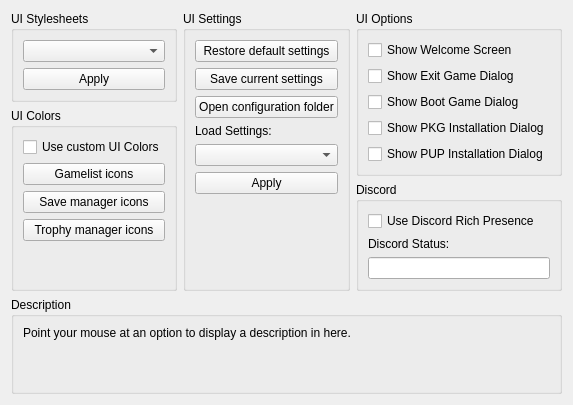
     <widget class="QWidget" name="guiTab">
      <attribute name="title">
       <string>GUI</string>
      </attribute>
      <layout class="QVBoxLayout" name="verticalLayout_43">
       <item>
        <layout class="QHBoxLayout" name="horizontalLayout_2" stretch="1,1,1">
         <item>
          <layout class="QVBoxLayout" name="verticalLayout_9">
           <item>
            <widget class="QGroupBox" name="gb_stylesheets">
             <property name="title">
              <string>UI Stylesheets</string>
             </property>
             <layout class="QVBoxLayout" name="verticalLayout_55">
              <item>
               <widget class="QComboBox" name="combo_stylesheets"/>
              </item>
              <item>
               <widget class="QPushButton" name="pb_apply_stylesheet">
                <property name="text">
                 <string>Apply</string>
                </property>
               </widget>
              </item>
             </layout>
            </widget>
           </item>
           <item>
            <layout class="QVBoxLayout" name="verticalLayout_10">
             <item>
              <widget class="QGroupBox" name="gb_colors">
               <property name="title">
                <string>UI Colors</string>
               </property>
               <layout class="QVBoxLayout" name="verticalLayout_13">
                <item>
                 <widget class="QCheckBox" name="cb_custom_colors">
                  <property name="text">
                   <string>Use custom UI Colors</string>
                  </property>
                 </widget>
                </item>
                <item>
                 <widget class="QPushButton" name="pb_gl_icon_color">
                  <property name="text">
                   <string>Gamelist icons</string>
                  </property>
                 </widget>
                </item>
                <item>
                 <widget class="QPushButton" name="pb_sd_icon_color">
                  <property name="text">
                   <string>Save manager icons</string>
                  </property>
                 </widget>
                </item>
                <item>
                 <widget class="QPushButton" name="pb_tr_icon_color">
                  <property name="text">
                   <string>Trophy manager icons</string>
                  </property>
                 </widget>
                </item>
                <item>
                 <spacer name="verticalSpacer_5">
                  <property name="orientation">
                   <enum>Qt::Vertical</enum>
                  </property>
                  <property name="sizeType">
                   <enum>QSizePolicy::MinimumExpanding</enum>
                  </property>
                  <property name="sizeHint" stdset="0">
                   <size>
                    <width>0</width>
                    <height>0</height>
                   </size>
                  </property>
                 </spacer>
                </item>
               </layout>
              </widget>
             </item>
            </layout>
           </item>
          </layout>
         </item>
         <item>
          <layout class="QVBoxLayout" name="verticalLayout_8">
           <item>
            <widget class="QGroupBox" name="gb_settings">
             <property name="title">
              <string>UI Settings</string>
             </property>
             <layout class="QVBoxLayout" name="verticalLayout_42">
              <item>
               <widget class="QPushButton" name="pb_reset_default">
                <property name="text">
                 <string>Restore default settings</string>
                </property>
               </widget>
              </item>
              <item>
               <widget class="QPushButton" name="pb_backup_config">
                <property name="text">
                 <string>Save current settings</string>
                </property>
               </widget>
              </item>
              <item>
               <widget class="QPushButton" name="pb_open_folder">
                <property name="text">
                 <string>Open configuration folder</string>
                </property>
               </widget>
              </item>
              <item>
               <widget class="QLabel" name="label">
                <property name="text">
                 <string>Load Settings:</string>
                </property>
               </widget>
              </item>
              <item>
               <widget class="QComboBox" name="combo_configs"/>
              </item>
              <item>
               <widget class="QPushButton" name="pb_apply_config">
                <property name="text">
                 <string>Apply</string>
                </property>
               </widget>
              </item>
              <item>
               <spacer name="verticalSpacer_15">
                <property name="orientation">
                 <enum>Qt::Vertical</enum>
                </property>
                <property name="sizeType">
                 <enum>QSizePolicy::MinimumExpanding</enum>
                </property>
                <property name="sizeHint" stdset="0">
                 <size>
                  <width>0</width>
                  <height>0</height>
                 </size>
                </property>
               </spacer>
              </item>
             </layout>
            </widget>
           </item>
          </layout>
         </item>
         <item>
          <layout class="QVBoxLayout" name="verticalLayout_66">
           <item>
            <widget class="QGroupBox" name="gb_gui_options">
             <property name="title">
              <string>UI Options</string>
             </property>
             <layout class="QVBoxLayout" name="verticalLayout_65">
              <item>
               <widget class="QCheckBox" name="cb_show_welcome">
                <property name="text">
                 <string>Show Welcome Screen</string>
                </property>
               </widget>
              </item>
              <item>
               <widget class="QCheckBox" name="cb_show_exit_game">
                <property name="text">
                 <string>Show Exit Game Dialog</string>
                </property>
               </widget>
              </item>
              <item>
               <widget class="QCheckBox" name="cb_show_boot_game">
                <property name="text">
                 <string>Show Boot Game Dialog</string>
                </property>
               </widget>
              </item>
              <item>
               <widget class="QCheckBox" name="cb_show_pkg_install">
                <property name="text">
                 <string>Show PKG Installation Dialog</string>
                </property>
               </widget>
              </item>
              <item>
               <widget class="QCheckBox" name="cb_show_pup_install">
                <property name="text">
                 <string>Show PUP Installation Dialog</string>
                </property>
               </widget>
              </item>
              <item>
               <spacer name="verticalSpacer_17">
                <property name="orientation">
                 <enum>Qt::Vertical</enum>
                </property>
                <property name="sizeType">
                 <enum>QSizePolicy::MinimumExpanding</enum>
                </property>
                <property name="sizeHint" stdset="0">
                 <size>
                  <width>0</width>
                  <height>0</height>
                 </size>
                </property>
               </spacer>
              </item>
             </layout>
            </widget>
           </item>
           <item>
            <widget class="QGroupBox" name="gb_discord">
             <property name="title">
              <string>Discord</string>
             </property>
             <layout class="QVBoxLayout" name="verticalLayout_68">
              <item>
               <widget class="QCheckBox" name="useRichPresence">
                <property name="text">
                 <string>Use Discord Rich Presence</string>
                </property>
               </widget>
              </item>
              <item>
               <widget class="QLabel" name="label_discordState">
                <property name="text">
                 <string>Discord Status:</string>
                </property>
               </widget>
              </item>
              <item>
               <widget class="QLineEdit" name="discordState">
                <property name="sizePolicy">
                 <sizepolicy hsizetype="MinimumExpanding" vsizetype="Fixed">
                  <horstretch>0</horstretch>
                  <verstretch>0</verstretch>
                 </sizepolicy>
                </property>
                <property name="maxLength">
                 <number>128</number>
                </property>
               </widget>
              </item>
             </layout>
            </widget>
           </item>
          </layout>
         </item>
        </layout>
       </item>
       <item>
        <spacer name="verticalSpacer_16">
         <property name="orientation">
          <enum>Qt::Vertical</enum>
         </property>
         <property name="sizeType">
          <enum>QSizePolicy::MinimumExpanding</enum>
         </property>
         <property name="sizeHint" stdset="0">
          <size>
           <width>0</width>
           <height>0</height>
          </size>
         </property>
        </spacer>
       </item>
       <item>
        <widget class="QGroupBox" name="groupBox_64">
         <property name="title">
          <string>Description</string>
         </property>
         <layout class="QVBoxLayout" name="verticalLayout_64">
          <item>
           <widget class="QLabel" name="description_gui">
            <property name="text">
             <string>Point your mouse at an option to display a description in here.


</string>
            </property>
            <property name="textFormat">
             <enum>Qt::PlainText</enum>
            </property>
            <property name="alignment">
             <set>Qt::AlignLeading|Qt::AlignLeft|Qt::AlignTop</set>
            </property>
            <property name="wordWrap">
             <bool>true</bool>
            </property>
           </widget>
          </item>
         </layout>
        </widget>
       </item>
      </layout>
     </widget>
